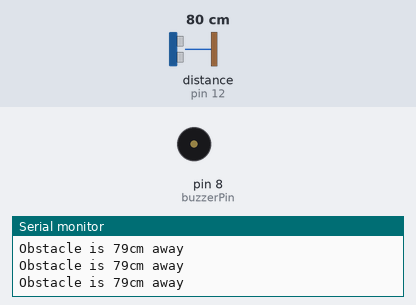
This sketch was run on a simulated Arduino Uno, built with avr-gcc and run on an emulated ATmega328P. Parts: buzzer (waves = sounding), the last lines printed to the serial monitor. Wiring (inferred from the names in the program): ultrasonic range finder: trigger pin 11; echo pin 12. Inputs (shaded band) come from the test bench; at power-on: distance to the obstacle (sensor on pin 12) 80 cm. The echo pulse lasts 58.3 µs per cm.

Above: at 1.2 s.
1.3 s: distance to the obstacle (sensor on pin 12) set to 43 cm
2.8 s: distance to the obstacle (sensor on pin 12) set to 38 cm
At 2.96 s:
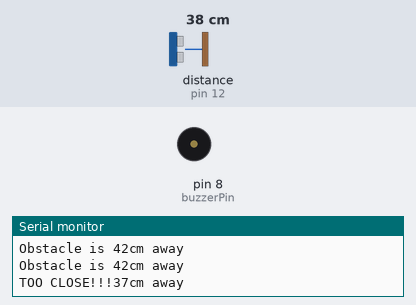
5.8 s: distance to the obstacle (sensor on pin 12) set to 24 cm
At 5.96 s:
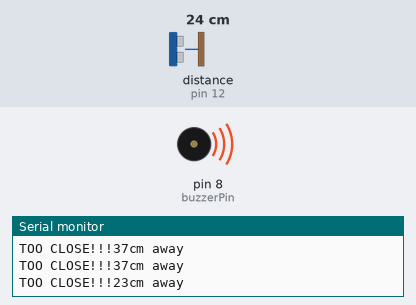
8.8 s: distance to the obstacle (sensor on pin 12) set to 19 cm
10.3 s: distance to the obstacle (sensor on pin 12) set to 35 cm
At 10.54 s:
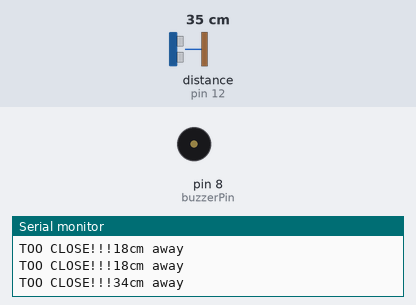
Timing chart, 0 to 14.3 s (numbered marks = the images above; inputs shaded):
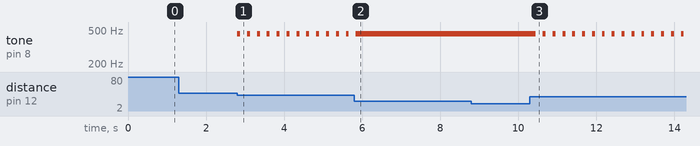

Measured:
- the behaviour switches between 41 and 40 cm on distance to the obstacle (sensor on pin 12) (found by bisection; images 0 and 1)
- after the input at 2.8 s, tone on pin 8 (buzzerPin): alternates 450 Hz for 0.08 s and silent for 0.18 s, starting at once
- after the input at 5.8 s, tone on pin 8 (buzzerPin): goes on until 5.8 s, then stays 450 Hz
- after the input at 10.3 s, tone on pin 8 (buzzerPin): alternates 450 Hz for 0.08 s and silent for 0.18 s, starting after 0.15 s

The sketch:

object_avoidance_ultrasonic.ino
```cpp
int trigPin = 11; // Trigger
int echoPin = 12; // Echo
long duration, cm, inches;
const int buzzerPin = 8; //the buzzer pin attach to
int fre;                 //set the variable to store the frequence value

void setup()
{
    //Serial Port begin
    Serial.begin(9600);
    //Define inputs and outputs
    pinMode(trigPin, OUTPUT);
    pinMode(echoPin, INPUT);
    pinMode(buzzerPin, OUTPUT);
}

void loop()
{
    // The sensor is triggered by a HIGH pulse of 10 or more microseconds.
    // Give a short LOW pulse beforehand to ensure a clean HIGH pulse:
    digitalWrite(trigPin, LOW);
    delayMicroseconds(5);
    digitalWrite(trigPin, HIGH);
    delayMicroseconds(10);
    digitalWrite(trigPin, LOW);

    // Read the signal from the sensor: a HIGH pulse whose
    // duration is the time (in microseconds) from the sending
    // of the ping to the reception of its echo off of an object.
    pinMode(echoPin, INPUT);
    duration = pulseIn(echoPin, HIGH);

    // Convert the time into a distance
    cm = (duration / 2) / 29.1; // Divide by 29.1 or multiply by 0.0343

    if (cm < 40 && cm > 30)
    {
        tone(8, 450, 75);
        Serial.print("TOO CLOSE!!!");
        Serial.print(cm);
        Serial.print("cm away");
        Serial.println();
    }
    else if (cm < 30 && cm > 20)
    {
        tone(8, 450, 250);
        Serial.print("TOO CLOSE!!!");
        Serial.print(cm);
        Serial.print("cm away");
        Serial.println();
    }
    else if (cm <= 20)
    {
        tone(8, 450, 500);
        Serial.print("TOO CLOSE!!!");
        Serial.print(cm);
        Serial.print("cm away");
        Serial.println();
    }
    else
    {
        Serial.print("Obstacle is ");
        Serial.print(cm);
        Serial.print("cm away");
        Serial.println();
    }

    delay(250);
}
```
